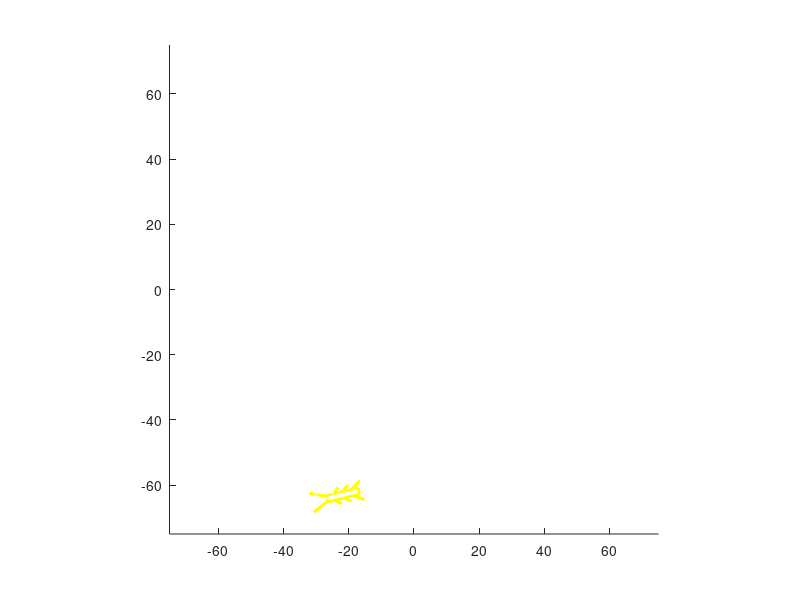

Reproduce this figure in MATLAB.
function movebug7

%% Initialize
clear
clf
close all

global new_verts fverts
x=0;
y=0;

arena_size=75; %bigger arena makes things more interesting.
draw_robot() % show robot for the first time (no arguments)
axis([-arena_size arena_size -arena_size arena_size]);  % create dummy arena
set(gca,'color','k');
axis square
set(gca,'Visible','on');

%% Time vector
t = 0
DT=.1;
tstop = 200;
tvec = t:DT:tstop;



% Make Food
tgt = [150*rand(1,2)-[75. 75.]]; %food target location
f_center = tgt;
f_width = 5;
food = rectangle('Position',[f_center(1)-f_width(1)/2,f_center(2)-f_width(1)/2,f_width(1),f_width(1)],'Curvature',[0.5,0.5],'EdgeColor','w');
set(food,'Position',[f_center(1)-f_width(1)/2,f_center(2)-f_width(1)/2,f_width(1),f_width(1)],'Curvature',[0.5,0.5]);


% Initial bug heading and antenna position
heading_angle=0;
xR = 15;
yR = -3;
xL = 15;
yL = 3;

% Compute the magnitude of the sensor info
sensorL= sense(xL, yL, tgt(1), tgt(2));
sensorR= sense(xR, yR, tgt(1), tgt(2));
draw_robot(x,y, heading_angle);


% Construct a questdlg specifying bug type
bugtype = questdlg('Choose your bug type.', ...
    'Braitenbug',...
	'Aggressor', ...
	'Coward', 'Aggressor');

% Running simulation:
for k=1:length(tvec)
    
    
    % motor output = f(sensor readings)
    [motorL, motorR] = brain(sensorL, sensorR, bugtype);
    vel_left= motorL
    vel_right= motorR
    
    % update heading angle and x,y location of robot
    heading_angle = heading(heading_angle, motorL, motorR);
    x = x +(motorL+motorR)*cos(heading_angle); %change x direction
    y = y + (motorL+motorR)*sin(heading_angle); %change y direction
    
    % plot path of bug, for fun.
    % plot(x, y)
    
    %Identify the X and Y coordinate of the R and L sensor from the robot description
    
    alpha = atan(-3/15); % offset of sensor from heading angle
    r = dist(0, 0, 3, 15);
    
    dx=r*cos(heading_angle+alpha);
    dy=r*sin(heading_angle+alpha);
    xR = x+dx;
    yR = y+dy;
    
    dx=r*cos(heading_angle-alpha);
    dy=r*sin(heading_angle-alpha);
    xL = x+dx;
    yL = y+dy;
    
    %Plots sensor locations
    %plot(xR, yR, 'ro')
    %plot(xL, yL, 'ro')
    
    % Compute the magnitude of the sensor info
    sensorL= sense(xL, yL, tgt(1), tgt(2));
    sensorR= sense(xR, yR, tgt(1), tgt(2));
    
    
    if x>arena_size % have arena wrap on itself
        x=-arena_size;
    end
    if y>arena_size
        y=-arena_size;
    end
    if x<-arena_size
        x=arena_size;
    end
    if y<-arena_size
        y=arena_size;
    end
    
    draw_robot(x,y, heading_angle);
    drawnow
    
    DL = dist(x, y, tgt(1), tgt(2)); % distance to food
    
    if DL <10
        tgt = [150*rand(1,2)-[75. 75.]];
        f_center = tgt;
        set(food,'Position',[f_center(1)-f_width(1)/2,f_center(2)-f_width(1)/2,f_width(1),f_width(1)],'Curvature',[0.5,0.5]);
        
        
    end
end



function draw_robot(x,y,heading_angle)
persistent nverts npts verts linewidth color hrobot
global new_verts fverts

%persistent variables are local to the function but kept in memory for the
%next function call


if(nargin < 3)
    % initialize
    [verts linewidth color] = robot_coords;
    fverts=verts;
    nverts = size(verts,1)
    npts = size(verts, 2);
    figure(1);
    hold on;
    % Show the robot's current location
    for i=1:nverts
        hrobot(i) = plot(verts(i,1:(npts/2)), verts(i,(npts/2+1):npts),'color',color(i,:),'linewidth',linewidth(i));
    end
    
else
    % redraw the robot in the new configuration
    tmp_verts = verts;
    
    % adjust heading - rotate the entire robot
    cosa = cos(heading_angle);
    sina = sin(heading_angle);
    new_verts(:,1:(npts/2)) =  x + cosa * tmp_verts(:,1:(npts/2)) - sina * tmp_verts(:,(npts/2+1):npts);
    new_verts(:,(npts/2+1):npts) =  y + sina * tmp_verts(:,1:(npts/2)) + cosa * tmp_verts(:,(npts/2+1):npts);
    
    figure(1);
    hold on
    for i=1:nverts
        set(hrobot(i),'xdata',new_verts(i,1:(npts/2)),'ydata',new_verts(i,(npts/2+1):npts));
    end
    
    
    
end
%--------------------------------------------------------------------------
% end of draw_robot
%--------------------------------------------------------------------------



%--------------------------------------------------------------------------
% robot_coords
%--------------------------------------------------------------------------
function [verts, width, color] = robot_coords


height=10;
width=5;

% the first set of coordinates are for x, the next set are for y.  All
% hard-coded in current iteration..

c=1;

%xc=[10. 7.5   0.  0. -10. -10. 0. 0. 7.5 10. 7.5 7.5];
%yc=[-5.  -2.5 -2.5 -5. -5.  5. 5. 2.5 2.5  5.   2.5 -2.5];

xy=[0 1;
    
2 1;
-1 3;
2 1;

5 1;
3 2.5;
5 1;

8 1;
6 2.5;
8 1;

10 1;

10 0.8;
15 3;
10 0.7;

10 -0.8;
15 -3;
10 -0.7;

10 -1;

8 -1;
6 -2.5;
8 -1;

5 -1;
3 -2.5;
5 -1;

2 -1;
-1 -3;
2 -1;

0 -1;
0 1;];

xc=xy(:, 1)';
yc=xy(:, 2)';

verts(c, :) = [xc'; yc'];1



width(c) = 2; color(c,:) = [1 1 0]; c=c+1;
%--------------------------------------------------------------------------
% end of robot_coords
%--------------------------------------------------------------------------

function [motorL, motorR] = brain(sensorL, sensorR, bugtype)

switch bugtype
    case 'Aggressor' % Minimize difference between sensors. 
        gain=0.5;
        
        % Logic: some default speed for both, each adjusted by difference in
        % sensors.
        diff=sensorL-sensorR; 
        motorL=gain*(1-diff);
        motorR=gain*(1+diff);
        
    case 'Coward' % If close to food, run away fast. If far, slow down. 
       gain=0.1;
        motorL=gain*sensorL;
        motorR=gain*sensorR;
end


% distance function, for convenience. Returns distance between two sets of (x, y) points
function distance = dist(x, y, xt, yt)
distance = sqrt((x-xt)^2+(y-yt)^2);

% transducing function for the antennae.
function mag = sense(xs, ys, xt, yt)
% xs: x location of sensor
% ys: y location of sensor
% xt: x location of food
% yt: y location of food

distance = sqrt((xs-xt)^2+(ys-yt)^2);
mag = sqrt(distance);

% Adjusting the heading angle based on motors.
function theta= heading(theta0, motorL, motorR)
gain=1;

% If gain is too low, the bug can only make incremental changes to path.
% If its too high, it will spazz out and spin at the slightest stimuli.
% A good balance is found at gain=1.

theta = theta0+(motorL-motorR)*gain;



